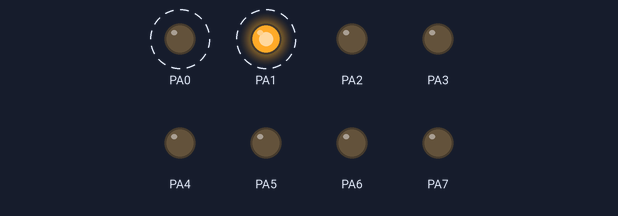
The program below on a simulated ATmega32, built with avr-gcc and emulated at 16 MHz. Parts: output pins drawn as LEDs (lit = HIGH). Dashed ring = blinking.

Above: at 0.2 s.
Timing chart, 0 to 3.0 s (numbered marks = the images above):
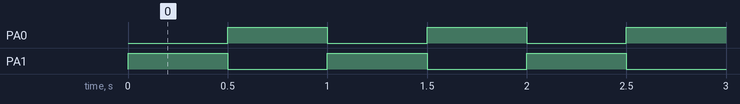

The program:

main.c
```c
/*
 * helloWorld.c
 *
 * Created: 10.04.2017 20:52:07
 * Author : Milenka
 */

#ifndef F_CPU
#define F_CPU 16000000UL // 16 MHz clock speed
#endif

#include <avr/io.h>
#include <util/delay.h>

int main(void)
{
	DDRA = 0xFF; //i've plugged my leds to PA0 and PA1 pins, so i'm setting port A as an output

	while(1) //infinite loop
	{
		PORTA = PORTA & ~(1<<0); //set pin 0 to low
		PORTA = PORTA | (1<<1); //set pin 1 to high
		_delay_ms(500);

		PORTA = PORTA | (1<<0);
		PORTA = PORTA & ~(1<<1);
		_delay_ms(500);
	}
}
```

Measured:
- by itself, PA0, PA1: alternates HIGH for 0.50 s and LOW for 0.50 s
